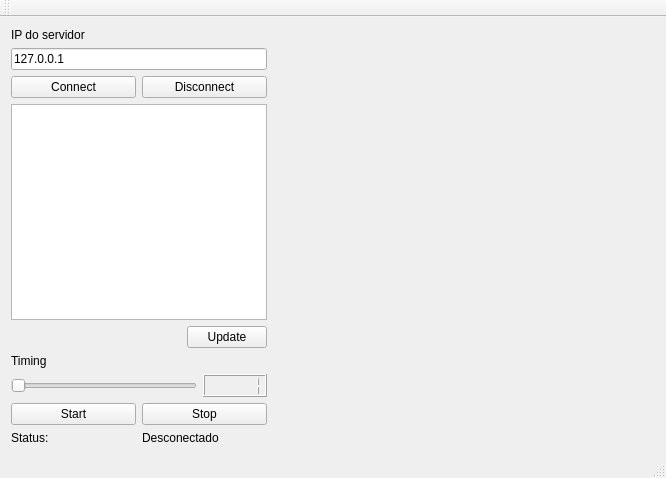
<?xml version="1.0" encoding="UTF-8"?>
<ui version="4.0">
 <class>MainWindow</class>
 <widget class="QMainWindow" name="MainWindow">
  <property name="geometry">
   <rect>
    <x>0</x>
    <y>0</y>
    <width>666</width>
    <height>478</height>
   </rect>
  </property>
  <property name="windowTitle">
   <string>MainWindow</string>
  </property>
  <widget class="QWidget" name="centralWidget">
   <layout class="QHBoxLayout" name="horizontalLayout_4" stretch="0,100">
    <item>
     <layout class="QVBoxLayout" name="verticalLayout">
      <item>
       <layout class="QGridLayout" name="gridLayout">
        <item row="0" column="0" colspan="2">
         <widget class="QLabel" name="label">
          <property name="text">
           <string>IP do servidor</string>
          </property>
         </widget>
        </item>
        <item row="2" column="0">
         <widget class="QPushButton" name="pushButtonConnect">
          <property name="text">
           <string>Connect</string>
          </property>
         </widget>
        </item>
        <item row="2" column="1">
         <widget class="QPushButton" name="pushButtonDisconnect">
          <property name="text">
           <string>Disconnect</string>
          </property>
         </widget>
        </item>
        <item row="1" column="0" colspan="2">
         <widget class="QLineEdit" name="lineEditIP">
          <property name="text">
           <string>127.0.0.1</string>
          </property>
         </widget>
        </item>
       </layout>
      </item>
      <item>
       <widget class="QListWidget" name="listWidgetIP"/>
      </item>
      <item>
       <layout class="QHBoxLayout" name="horizontalLayout_3">
        <item>
         <spacer name="horizontalSpacer">
          <property name="orientation">
           <enum>Qt::Horizontal</enum>
          </property>
          <property name="sizeHint" stdset="0">
           <size>
            <width>40</width>
            <height>20</height>
           </size>
          </property>
         </spacer>
        </item>
        <item>
         <widget class="QPushButton" name="pushButtonUpdate">
          <property name="text">
           <string>Update</string>
          </property>
         </widget>
        </item>
       </layout>
      </item>
      <item>
       <layout class="QGridLayout" name="gridLayout_3">
        <item row="0" column="0" colspan="2">
         <widget class="QLabel" name="label_2">
          <property name="text">
           <string>Timing</string>
          </property>
         </widget>
        </item>
        <item row="1" column="0" colspan="2">
         <layout class="QGridLayout" name="gridLayout_2">
          <item row="0" column="0">
           <layout class="QHBoxLayout" name="horizontalLayout">
            <item>
             <widget class="QSlider" name="horizontalSliderTiming">
              <property name="minimum">
               <number>1</number>
              </property>
              <property name="maximum">
               <number>60</number>
              </property>
              <property name="orientation">
               <enum>Qt::Horizontal</enum>
              </property>
             </widget>
            </item>
            <item>
             <widget class="QLCDNumber" name="lcdNumber">
              <property name="intValue" stdset="0">
               <number>1</number>
              </property>
             </widget>
            </item>
           </layout>
          </item>
          <item row="1" column="0">
           <layout class="QHBoxLayout" name="horizontalLayout_2">
            <item>
             <widget class="QPushButton" name="pushButtonStart">
              <property name="text">
               <string>Start</string>
              </property>
             </widget>
            </item>
            <item>
             <widget class="QPushButton" name="pushButtonStop">
              <property name="text">
               <string>Stop</string>
              </property>
             </widget>
            </item>
           </layout>
          </item>
         </layout>
        </item>
        <item row="2" column="0">
         <widget class="QLabel" name="label_3">
          <property name="text">
           <string>Status:</string>
          </property>
         </widget>
        </item>
        <item row="2" column="1">
         <widget class="QLabel" name="labelStatus">
          <property name="text">
           <string>Desconectado</string>
          </property>
         </widget>
        </item>
       </layout>
      </item>
     </layout>
    </item>
    <item>
     <widget class="Plotter" name="widget" native="true"/>
    </item>
   </layout>
  </widget>
  <widget class="QMenuBar" name="menuBar">
   <property name="geometry">
    <rect>
     <x>0</x>
     <y>0</y>
     <width>666</width>
     <height>22</height>
    </rect>
   </property>
  </widget>
  <widget class="QToolBar" name="mainToolBar">
   <attribute name="toolBarArea">
    <enum>TopToolBarArea</enum>
   </attribute>
   <attribute name="toolBarBreak">
    <bool>false</bool>
   </attribute>
  </widget>
  <widget class="QStatusBar" name="statusBar"/>
 </widget>
 <layoutdefault spacing="6" margin="11"/>
 <customwidgets>
  <customwidget>
   <class>Plotter</class>
   <extends>QWidget</extends>
   <header>plotter.h</header>
   <container>1</container>
  </customwidget>
 </customwidgets>
 <resources/>
 <connections>
  <connection>
   <sender>horizontalSliderTiming</sender>
   <signal>valueChanged(int)</signal>
   <receiver>lcdNumber</receiver>
   <slot>display(int)</slot>
   <hints>
    <hint type="sourcelabel">
     <x>122</x>
     <y>322</y>
    </hint>
    <hint type="destinationlabel">
     <x>196</x>
     <y>331</y>
    </hint>
   </hints>
  </connection>
 </connections>
</ui>
